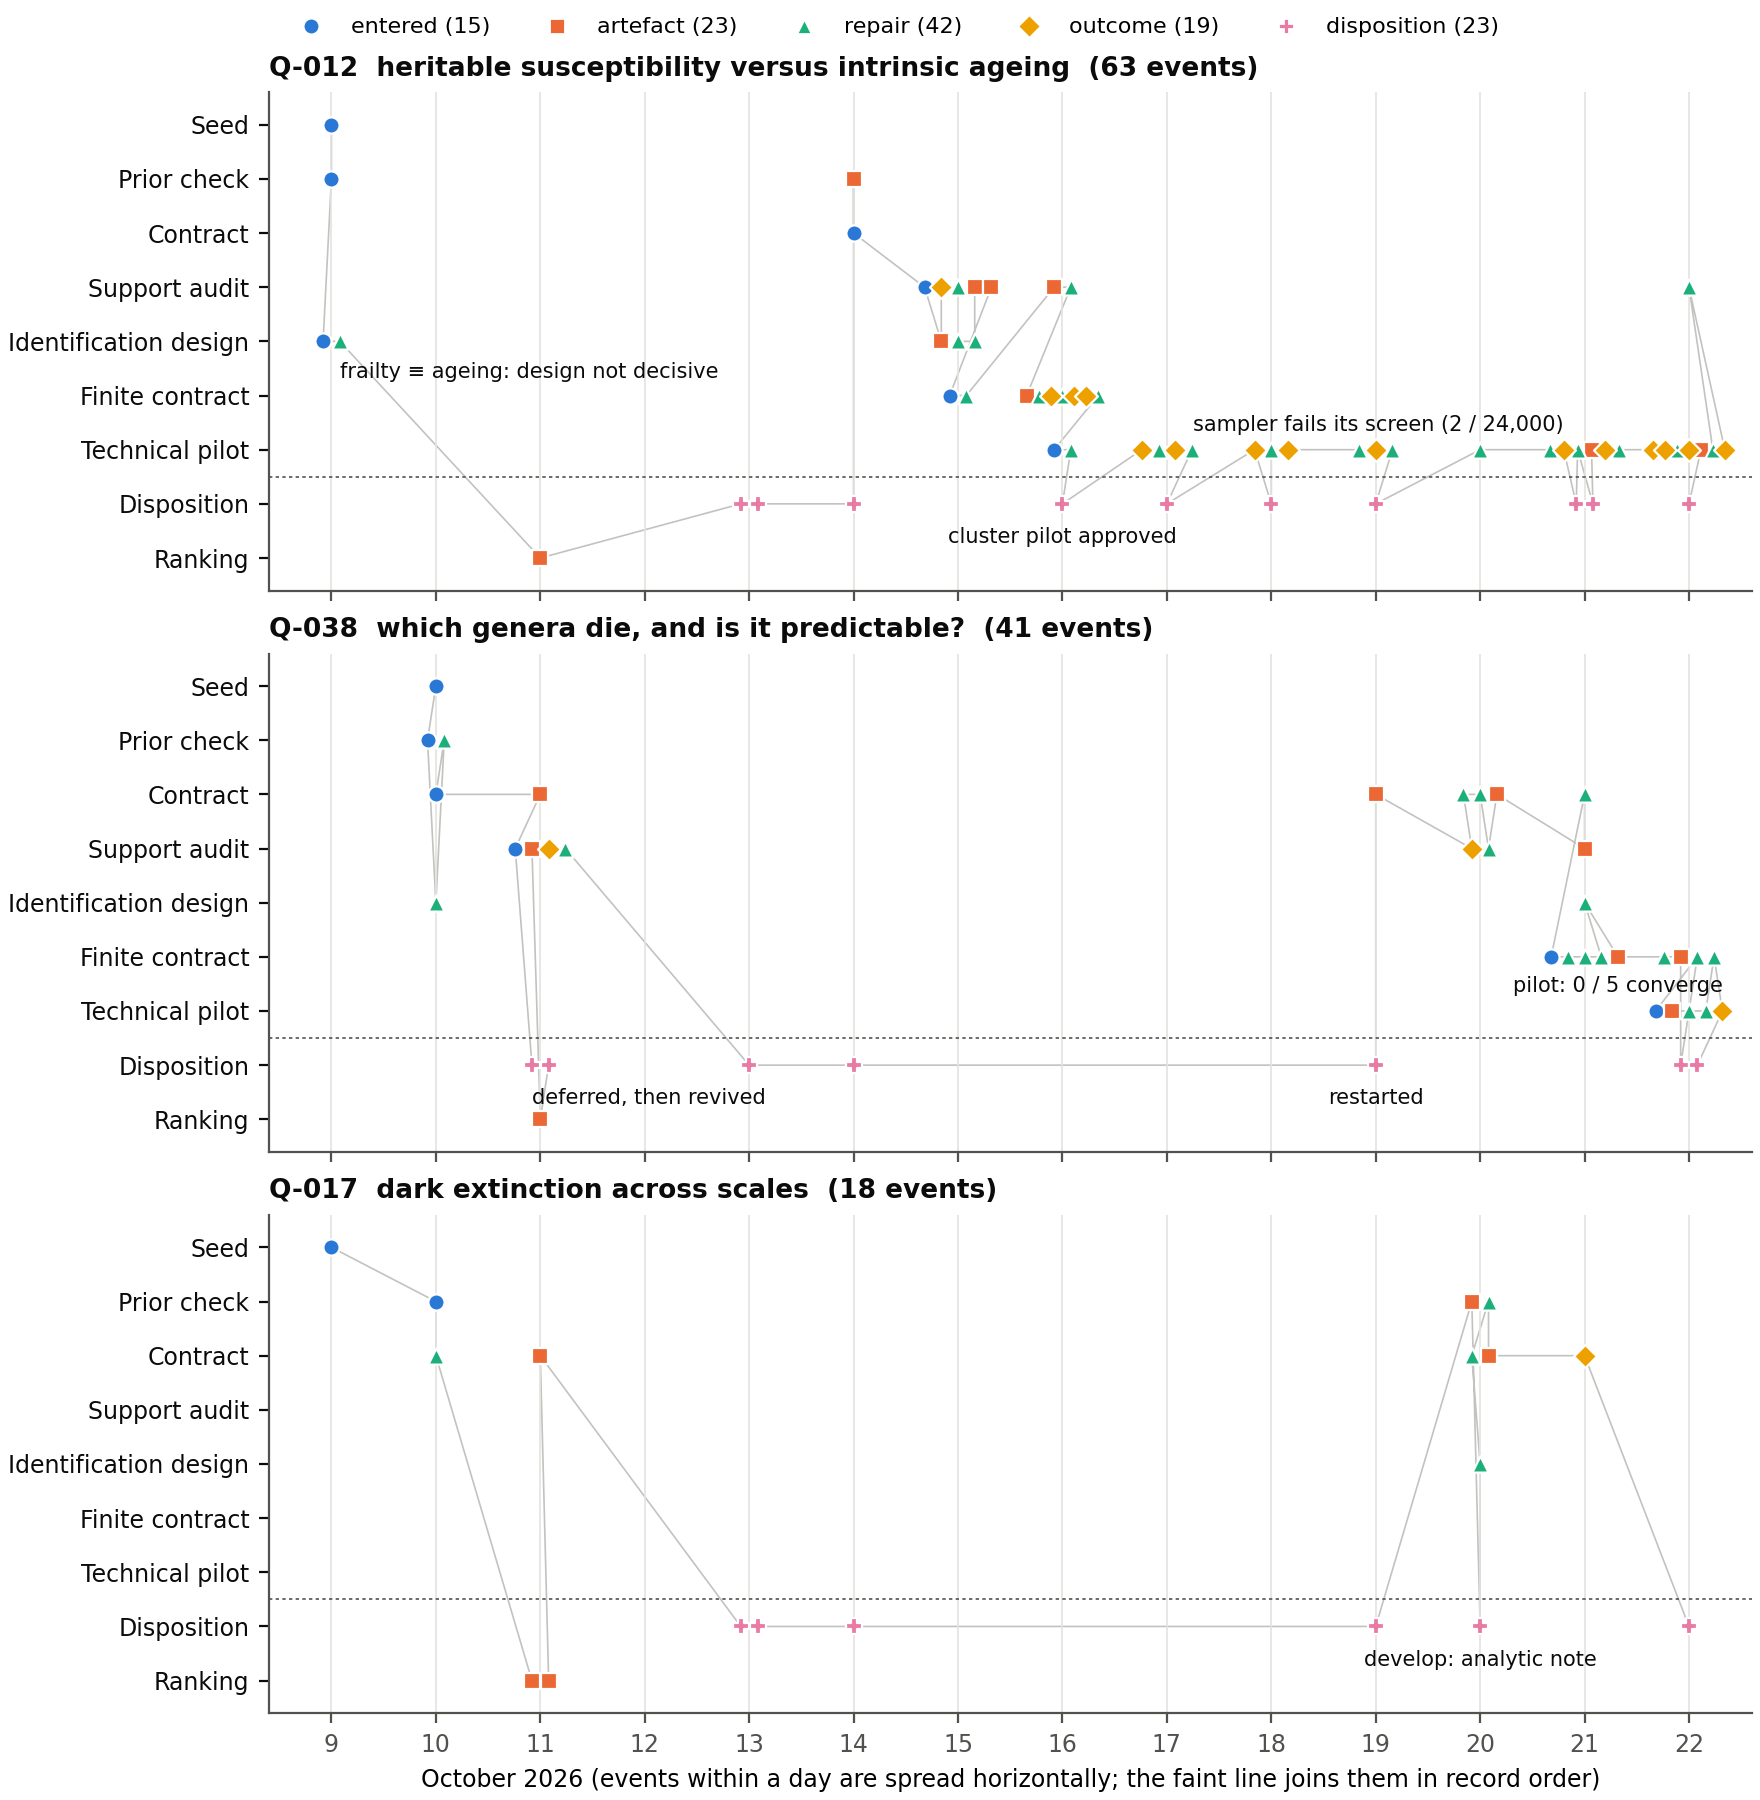

This figure's Python source:
# /// script
# requires-python = ">=3.12"
# dependencies = ["matplotlib==3.9.2", "numpy==2.1.3"]
# ///
"""The vetting pipeline as practised: dated stage events for Q-012, Q-038 and Q-017 (evidence/pipeline-events.tsv).
Writes pipeline_timeline.{png,pdf}; the TSV is the table view.
    uv run --python 3.12 papers/question-first/figures/pipeline_timeline.py"""
import collections
import csv
import datetime as dt
import pathlib

import matplotlib
matplotlib.use("Agg")
import matplotlib.pyplot as plt
from matplotlib.lines import Line2D

HERE = pathlib.Path(__file__).resolve().parent
rows = list(csv.DictReader(open(HERE.parent / "evidence/pipeline-events.tsv"), delimiter="\t", quoting=csv.QUOTE_NONE))
STAGES = ["Seed", "Prior check", "Contract", "Support audit", "Identification design", "Finite contract",
          "Technical pilot", "Disposition", "Ranking"]
TYPES = [("entered", "o", "#2a78d6"), ("artefact", "s", "#eb6834"), ("repair", "^", "#1baf7a"),
         ("outcome", "D", "#eda100"), ("disposition", "P", "#e87ba4")]          # validated slots 1-5, shape doubles
QS = [("Q-012", "Q-012  heritable susceptibility versus intrinsic ageing"),
      ("Q-038", "Q-038  which genera die, and is it predictable?"),
      ("Q-017", "Q-017  dark extinction across scales")]
LABELS = {   # (text, vertical offset in points: + up / - down, horizontal alignment)
    ("Q-012", "2026-10-09", "gamma frailty = ageing hazard; design not decisive"): ("frailty ≡ ageing: design not decisive", -11, "left"),
    ("Q-012", "2026-10-16", "kunanyi approved by Barry; Codex GO for pilot, not campaign"): ("cluster pilot approved", -12, "center"),
    ("Q-012", "2026-10-21", "final P11 fails: 2 of 24,000 divergences"): ("sampler fails its screen (2 / 24,000)", 9, "right"),
    ("Q-038", "2026-10-11", "deferred by Barry (76/1418)"): ("deferred, then revived", -12, "left"),
    ("Q-038", "2026-10-19", "restarted after idling (Barry's 19 Oct steer)"): ("restarted", -12, "center"),
    ("Q-038", "2026-10-22", "0 of 5 fits pass the convergence screen"): ("pilot: 0 / 5 converge", 9, "right"),
    ("Q-017", "2026-10-20", "develop: analytic note, then one dual-record audit"): ("develop: analytic note", -12, "center")}
INK, MUTED, GRID = "#0b0b0b", "#52514e", "#e4e3df"
d0 = dt.date(2026, 10, 9)
plt.rcParams.update({"font.family": "DejaVu Sans", "font.size": 8.5, "axes.edgecolor": MUTED, "xtick.color": MUTED,
                     "ytick.color": INK})
fig, axes = plt.subplots(3, 1, figsize=(8.8, 9.0), sharex=True, constrained_layout=True)
for ax, (q, title) in zip(axes, QS):
    ev = [r for r in rows if r["question"] == q]
    slot = collections.Counter((r["date"], r["stage"]) for r in ev)
    seen = collections.Counter()
    pts = []
    for r in ev:
        key = (r["date"], r["stage"])
        n, k = slot[key], seen[key]
        seen[key] += 1
        x = (dt.date.fromisoformat(r["date"]) - d0).days + (k - (n - 1) / 2) * min(0.16, 0.8 / n)
        pts.append((x, STAGES.index(r["stage"]), r))
    ax.plot([p[0] for p in pts], [p[1] for p in pts], color=MUTED, linewidth=0.6, alpha=0.35, zorder=1)
    for name, mk, col in TYPES:
        sel = [p for p in pts if p[2]["event_type"] == name]
        ax.scatter([p[0] for p in sel], [p[1] for p in sel], marker=mk, s=34, color=col, edgecolor="#ffffff",
                   linewidth=0.8, zorder=3)
    for x, y, r in pts:
        lab = LABELS.get((q, r["date"], r["label"]))
        if lab:
            ax.annotate(lab[0], (x, y), xytext=(0, lab[1]), textcoords="offset points", ha=lab[2], va="center",
                        fontsize=7.5, color=INK, zorder=4)
    ax.set_yticks(range(len(STAGES)), STAGES)
    ax.set_ylim(len(STAGES) - 0.4, -0.6)
    ax.axhline(6.5, color=MUTED, linewidth=0.6, linestyle=(0, (2, 2)))
    ax.grid(axis="x", color=GRID, linewidth=0.6, zorder=0)
    ax.spines[["top", "right"]].set_visible(False)
    ax.set_title(f"{title}  ({len(ev)} events)", loc="left", fontsize=9.5, color=INK, fontweight="bold")
ndays = 14
axes[-1].set_xticks(range(ndays), [str((d0 + dt.timedelta(i)).day) for i in range(ndays)])
axes[-1].set_xlim(-0.6, ndays - 0.4)
axes[-1].set_xlabel("October 2026 (events within a day are spread horizontally; the faint line joins them in record order)")
counts = collections.Counter(r["event_type"] for r in rows)
axes[0].legend([Line2D([], [], marker=mk, color=col, linestyle="", markersize=6, markeredgecolor="#ffffff")
                for _, mk, col in TYPES], [f"{n} ({counts[n]})" for n, _, _ in TYPES], frameon=False, ncol=5,
               loc="lower left", bbox_to_anchor=(0.0, 1.07), fontsize=8)
for ext in ("png", "pdf"):
    fig.savefig(HERE / f"pipeline_timeline.{ext}", dpi=200, facecolor="#ffffff")
